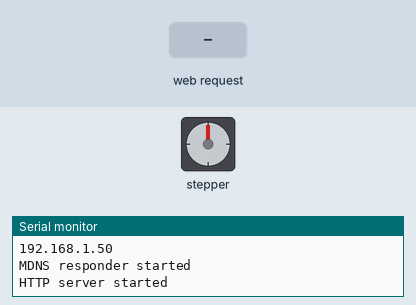
A sketch run on a simulated ESP8266 (NodeMCU). On the bench: stepper motor, the last lines printed to the serial monitor. Wiring (inferred from the names in the program): stepper motor driver (200 steps per turn assumed): step GPIO 12; direction GPIO 13; enable GPIO 14. The test bench sets the inputs (shaded band). WiFi joins after 1.5 s; servers stay silent unless stated.

Above: at 4.7 s.
4.8 s: HTTP request GET /open received
At 5.5 s:
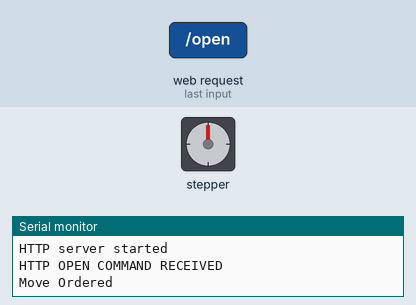
13.8 s: HTTP request GET /close received
At 17.1 s:
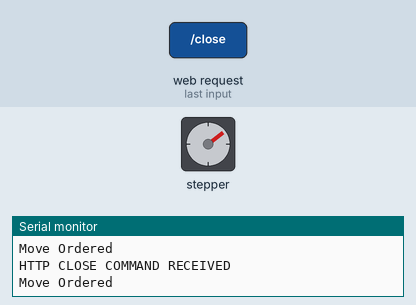
Timing chart, 0 to 28.8 s (numbered marks = the images above; inputs shaded):
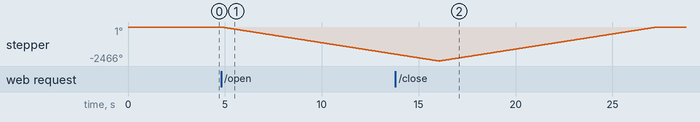

The sketch:

ChickenCoopSmartDoor_SmarthThings.ino
```cpp
// (licence header left out)
#include <ESP8266WiFi.h>
#include <WiFiClient.h>
#include <ESP8266WebServer.h>
#include <ESP8266mDNS.h>
#include <WiFiUdp.h>
#include <ArduinoOTA.h>

//Network Settings
#define WLAN_SSID       "Weavery"
#define WLAN_PASS       "HiddenValley"

//Web Server Settings
WiFiClient client;
MDNSResponder mdns;
ESP8266WebServer server(80);
String webPage = "";


int pos = 0;
int state = 0;
int dirc = 0;

// Stepper Motor Pin Settings
const int stepPin = 12; //D6
const int dirPin = 13;  //D7
const int enablePin = 14; //D5


//Motion Properties
const double doorTravelDist = 12; //12 inch opening
const double mvSpeed = 1; // inch per second (UNUSED)
const double gearCircum = 1.75; //inch


void setup(void) {
  webPage += "<h1>Chicken Coop</h1><p>Door <a href=\"open\"><button>OPEN</button></a>&nbsp;<a href=\"close\"><button>CLOSE</button></a></p>";

  delay(1000);
  Serial.begin(9600);
  delay(500);
  Serial.println("Blind Startup Sequence");
  delay(500);
  Serial.println();
  Serial.print("Connecting to ");
  Serial.println(WLAN_SSID);
  WiFi.mode(WIFI_STA);
  WiFi.begin(WLAN_SSID, WLAN_PASS);
  // Set a static IP (optional)
  //IPAddress ip(192, 168, 1, 142);
  //IPAddress gateway(192, 168, 1, 1);
  //IPAddress subnet(255, 255, 255, 0);
  //WiFi.config(ip, gateway, subnet);
  // End of set a static IP (optional)
  delay(500);
  int i = 0;
  while (WiFi.status() != WL_CONNECTED) {
    delay(500);
    Serial.print(".");
    //ESP.wdtFeed();
    //if (i > 40)                                        // Try 40 times to connect to Wifi
     // Serial.print("Restarting Wifi"); ESP.reset();    // Reset Wifi stack if more than 40 trys
    //i++;
    //WiFi.begin(WLAN_SSID, WLAN_PASS);
    //// Set a static IP retry (optional)
    //IPAddress ip(192, 168, 1, 142);
    //IPAddress gateway(192, 168, 1, 1);
    //IPAddress subnet(255, 255, 255, 0);
    //WiFi.config(ip, gateway, subnet);
    // End of set a static IP retry (optional)
  }

  Serial.println();
  Serial.println("WiFi connected");
  Serial.println("IP address: "); Serial.println(WiFi.localIP());


  //Web Hosting Settings
  if (mdns.begin("esp8266", WiFi.localIP())) {
    Serial.println("MDNS responder started");
  }

  server.on("/", []() {
    server.send(200, "text/html", webPage);
  });
  server.on("/open", []() {
    server.send(200, "text/html", webPage);
    Serial.println("HTTP OPEN COMMAND RECEIVED");
    dirc = LOW;  // direction for servo to run
    state = 1; // sets current state
  });
  server.on("/close", []() {
    server.send(200, "text/html", webPage);
    Serial.println("HTTP CLOSE COMMAND RECEIVED");
    dirc = HIGH; // direction for servo to run
    state = 1;  // sets current state
  });
  server.begin();
  Serial.println("HTTP server started");

  //STEPPER MOTOR SETUP
  pinMode(stepPin, OUTPUT);
  pinMode(dirPin, OUTPUT);
  pinMode(enablePin,OUTPUT);
  digitalWrite(enablePin,HIGH);

}


void spinMotor(int dist, int direct) {
  state= 0 ;
  double steps_d;
  int steps;
  //200 steps per rotation, 1 inch travel per rotation
  steps_d = round(dist / gearCircum * 200);
  steps = (int)steps_d;
  //int steps = 200;
  //int delay = gearCircum / 200 / speed * 10000;
  int delay = 8000;

  digitalWrite(dirPin, direct); // Enables the motor to move in a particular direction
  digitalWrite(enablePin,LOW);

  for (int x = 0; x < steps; x++) {
    digitalWrite(stepPin, HIGH);
    delayMicroseconds(delay / 2);
    yield();
    digitalWrite(stepPin, LOW);
    delayMicroseconds(delay / 2);
    yield();
  }

  digitalWrite(enablePin,HIGH);
  return;
}

void loop(void) {
  if (state == 1) {
    Serial.println("Move Ordered");
    //servo_move();
    spinMotor(doorTravelDist, dirc);
  }
  state = 0;
  server.handleClient();

  ArduinoOTA.handle();
}
```

Measured:
- after the input at 4.8 s, stepper: keeps turning counter-clockwise at about 219°/s, starting at once
